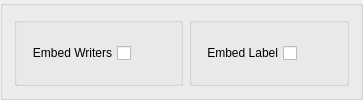
                <widget class="QGroupBox" name="gb2_8">
                 <property name="title">
                  <string/>
                 </property>
                 <property name="flat">
                  <bool>true</bool>
                 </property>
                 <layout class="QHBoxLayout" name="horizontalLayout_142">
                  <item>
                   <widget class="QGroupBox" name="groupBox_70">
                    <property name="title">
                     <string/>
                    </property>
                    <layout class="QHBoxLayout" name="horizontalLayout_138">
                     <item>
                      <widget class="QCheckBox" name="embed_writers">
                       <property name="layoutDirection">
                        <enum>Qt::RightToLeft</enum>
                       </property>
                       <property name="text">
                        <string>Embed Writers</string>
                       </property>
                      </widget>
                     </item>
                     <item>
                      <spacer name="horizontalSpacer_77">
                       <property name="orientation">
                        <enum>Qt::Horizontal</enum>
                       </property>
                       <property name="sizeHint" stdset="0">
                        <size>
                         <width>40</width>
                         <height>20</height>
                        </size>
                       </property>
                      </spacer>
                     </item>
                    </layout>
                   </widget>
                  </item>
                  <item>
                   <widget class="QGroupBox" name="groupBox_67">
                    <property name="title">
                     <string/>
                    </property>
                    <layout class="QHBoxLayout" name="horizontalLayout_134">
                     <item>
                      <widget class="QCheckBox" name="embed_label">
                       <property name="layoutDirection">
                        <enum>Qt::RightToLeft</enum>
                       </property>
                       <property name="text">
                        <string>Embed Label</string>
                       </property>
                      </widget>
                     </item>
                     <item>
                      <spacer name="horizontalSpacer_74">
                       <property name="orientation">
                        <enum>Qt::Horizontal</enum>
                       </property>
                       <property name="sizeHint" stdset="0">
                        <size>
                         <width>40</width>
                         <height>20</height>
                        </size>
                       </property>
                      </spacer>
                     </item>
                    </layout>
                   </widget>
                  </item>
                 </layout>
                </widget>
